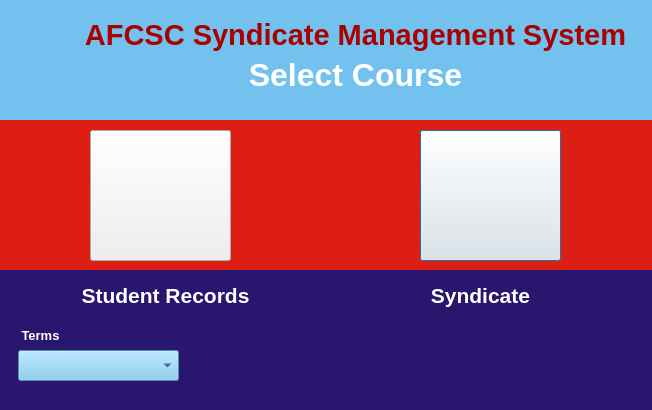
<?xml version="1.0" encoding="UTF-8"?>
<ui version="4.0">
 <class>Dialog</class>
 <widget class="QDialog" name="Dialog">
  <property name="windowModality">
   <enum>Qt::WindowModal</enum>
  </property>
  <property name="geometry">
   <rect>
    <x>0</x>
    <y>0</y>
    <width>652</width>
    <height>410</height>
   </rect>
  </property>
  <property name="sizePolicy">
   <sizepolicy hsizetype="Fixed" vsizetype="Fixed">
    <horstretch>0</horstretch>
    <verstretch>0</verstretch>
   </sizepolicy>
  </property>
  <property name="minimumSize">
   <size>
    <width>652</width>
    <height>410</height>
   </size>
  </property>
  <property name="maximumSize">
   <size>
    <width>652</width>
    <height>410</height>
   </size>
  </property>
  <property name="font">
   <font>
    <pointsize>10</pointsize>
   </font>
  </property>
  <property name="windowTitle">
   <string>AFCSC Syndicate System - Course</string>
  </property>
  <property name="windowIcon">
   <iconset>
    <normaloff>../resources/icon.png</normaloff>../resources/icon.png</iconset>
  </property>
  <property name="styleSheet">
   <string notr="true"/>
  </property>
  <widget class="QLabel" name="label_title">
   <property name="geometry">
    <rect>
     <x>80</x>
     <y>50</y>
     <width>551</width>
     <height>51</height>
    </rect>
   </property>
   <property name="autoFillBackground">
    <bool>false</bool>
   </property>
   <property name="styleSheet">
    <string notr="true">background-color:none;</string>
   </property>
   <property name="text">
    <string>&lt;html&gt;&lt;head/&gt;&lt;body&gt;&lt;p align=&quot;center&quot;&gt;&lt;span style=&quot; font-size:24pt; font-weight:600; color:#ffffff;&quot;&gt;Select Course&lt;/span&gt;&lt;/p&gt;&lt;/body&gt;&lt;/html&gt;</string>
   </property>
   <property name="alignment">
    <set>Qt::AlignCenter</set>
   </property>
  </widget>
  <widget class="QLabel" name="label_2">
   <property name="geometry">
    <rect>
     <x>70</x>
     <y>280</y>
     <width>191</width>
     <height>31</height>
    </rect>
   </property>
   <property name="autoFillBackground">
    <bool>false</bool>
   </property>
   <property name="text">
    <string>&lt;html&gt;&lt;head/&gt;&lt;body&gt;&lt;p align=&quot;center&quot;&gt;&lt;span style=&quot; font-size:16pt; font-weight:600; color:#ffffff;&quot;&gt;Student Records&lt;/span&gt;&lt;/p&gt;&lt;/body&gt;&lt;/html&gt;</string>
   </property>
   <property name="scaledContents">
    <bool>false</bool>
   </property>
   <property name="alignment">
    <set>Qt::AlignLeading|Qt::AlignLeft|Qt::AlignVCenter</set>
   </property>
  </widget>
  <widget class="QLabel" name="label_3">
   <property name="geometry">
    <rect>
     <x>0</x>
     <y>0</y>
     <width>661</width>
     <height>131</height>
    </rect>
   </property>
   <property name="styleSheet">
    <string notr="true">background-color:  rgb(115, 193, 238);
</string>
   </property>
   <property name="text">
    <string/>
   </property>
  </widget>
  <widget class="QLabel" name="label_4">
   <property name="geometry">
    <rect>
     <x>0</x>
     <y>120</y>
     <width>661</width>
     <height>151</height>
    </rect>
   </property>
   <property name="styleSheet">
    <string notr="true">background-color: rgb(221, 30, 21);
dd1e15</string>
   </property>
   <property name="text">
    <string/>
   </property>
  </widget>
  <widget class="QLabel" name="label_5">
   <property name="geometry">
    <rect>
     <x>0</x>
     <y>270</y>
     <width>661</width>
     <height>151</height>
    </rect>
   </property>
   <property name="autoFillBackground">
    <bool>false</bool>
   </property>
   <property name="styleSheet">
    <string notr="true">background-color: rgb(41, 22, 111);</string>
   </property>
   <property name="text">
    <string/>
   </property>
  </widget>
  <widget class="QPushButton" name="groupBtn">
   <property name="geometry">
    <rect>
     <x>420</x>
     <y>130</y>
     <width>141</width>
     <height>131</height>
    </rect>
   </property>
   <property name="styleSheet">
    <string notr="true">background-image: url(resources/syn.png);</string>
   </property>
   <property name="text">
    <string/>
   </property>
  </widget>
  <widget class="QLabel" name="label_syn">
   <property name="geometry">
    <rect>
     <x>330</x>
     <y>280</y>
     <width>301</width>
     <height>31</height>
    </rect>
   </property>
   <property name="autoFillBackground">
    <bool>false</bool>
   </property>
   <property name="text">
    <string>&lt;html&gt;&lt;head/&gt;&lt;body&gt;&lt;p align=&quot;center&quot;&gt;&lt;span style=&quot; font-size:16pt; font-weight:600; color:#ffffff;&quot;&gt;Syndicate&lt;/span&gt;&lt;/p&gt;&lt;/body&gt;&lt;/html&gt;</string>
   </property>
   <property name="scaledContents">
    <bool>false</bool>
   </property>
   <property name="alignment">
    <set>Qt::AlignLeading|Qt::AlignLeft|Qt::AlignVCenter</set>
   </property>
  </widget>
  <widget class="QLabel" name="image_label">
   <property name="enabled">
    <bool>true</bool>
   </property>
   <property name="geometry">
    <rect>
     <x>0</x>
     <y>20</y>
     <width>81</width>
     <height>91</height>
    </rect>
   </property>
   <property name="text">
    <string/>
   </property>
   <property name="pixmap">
    <pixmap>../resources/icon.png</pixmap>
   </property>
   <property name="scaledContents">
    <bool>true</bool>
   </property>
   <property name="alignment">
    <set>Qt::AlignCenter</set>
   </property>
   <property name="wordWrap">
    <bool>false</bool>
   </property>
  </widget>
  <widget class="QLabel" name="label_7">
   <property name="geometry">
    <rect>
     <x>70</x>
     <y>0</y>
     <width>571</width>
     <height>71</height>
    </rect>
   </property>
   <property name="autoFillBackground">
    <bool>false</bool>
   </property>
   <property name="styleSheet">
    <string notr="true">background-color:none;</string>
   </property>
   <property name="text">
    <string>&lt;html&gt;&lt;head/&gt;&lt;body&gt;&lt;p align=&quot;center&quot;&gt;&lt;span style=&quot; font-size:22pt; font-weight:600; color:#aa0000;&quot;&gt;AFCSC Syndicate Management System&lt;/span&gt;&lt;/p&gt;&lt;/body&gt;&lt;/html&gt;</string>
   </property>
   <property name="alignment">
    <set>Qt::AlignCenter</set>
   </property>
  </widget>
  <widget class="QPushButton" name="recordBtn">
   <property name="geometry">
    <rect>
     <x>90</x>
     <y>130</y>
     <width>141</width>
     <height>131</height>
    </rect>
   </property>
   <property name="styleSheet">
    <string notr="true">background-image: url(resources/record.png);</string>
   </property>
   <property name="text">
    <string/>
   </property>
  </widget>
  <widget class="QComboBox" name="comboTerms">
   <property name="geometry">
    <rect>
     <x>18</x>
     <y>350</y>
     <width>161</width>
     <height>31</height>
    </rect>
   </property>
   <property name="font">
    <font>
     <family>Times New Roman</family>
     <pointsize>12</pointsize>
    </font>
   </property>
   <property name="styleSheet">
    <string notr="true">background-color: rgb(117, 197, 240);
color: rgb(41, 22, 111);</string>
   </property>
  </widget>
  <widget class="QLabel" name="label_8">
   <property name="geometry">
    <rect>
     <x>10</x>
     <y>320</y>
     <width>61</width>
     <height>31</height>
    </rect>
   </property>
   <property name="autoFillBackground">
    <bool>false</bool>
   </property>
   <property name="text">
    <string>&lt;html&gt;&lt;head/&gt;&lt;body&gt;&lt;p align=&quot;center&quot;&gt;&lt;span style=&quot; font-size:10pt; font-weight:600; color:#ffffff;&quot;&gt;Terms&lt;/span&gt;&lt;/p&gt;&lt;/body&gt;&lt;/html&gt;</string>
   </property>
   <property name="scaledContents">
    <bool>false</bool>
   </property>
   <property name="alignment">
    <set>Qt::AlignLeading|Qt::AlignLeft|Qt::AlignVCenter</set>
   </property>
  </widget>
  <zorder>label_3</zorder>
  <zorder>label_4</zorder>
  <zorder>label_title</zorder>
  <zorder>label_5</zorder>
  <zorder>label_2</zorder>
  <zorder>groupBtn</zorder>
  <zorder>label_syn</zorder>
  <zorder>image_label</zorder>
  <zorder>label_7</zorder>
  <zorder>recordBtn</zorder>
  <zorder>comboTerms</zorder>
  <zorder>label_8</zorder>
 </widget>
 <resources>
  <include location="../resources/resurces.qrc"/>
 </resources>
 <connections/>
</ui>
